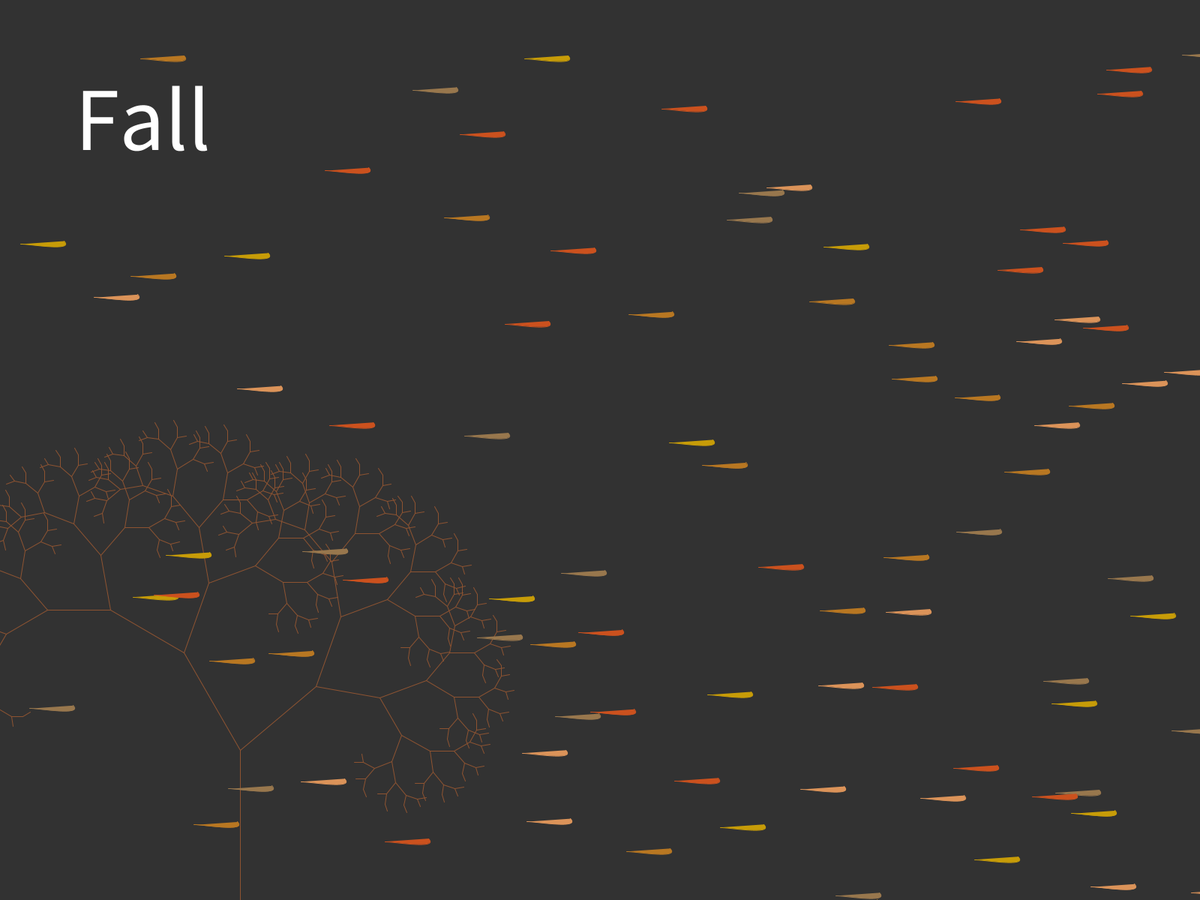
Frame 1 (no input)
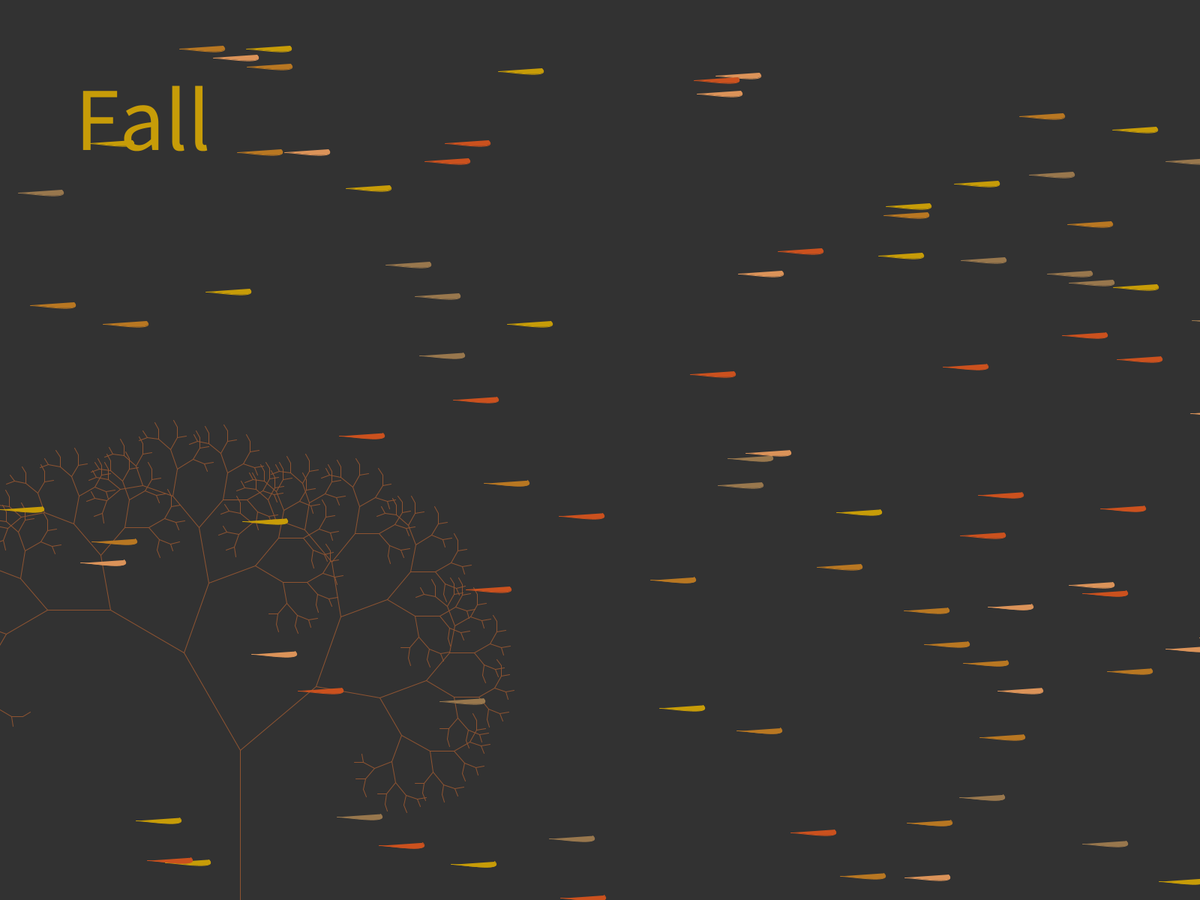
Frame 60 (the mouse pressed at the canvas centre just before this capture)
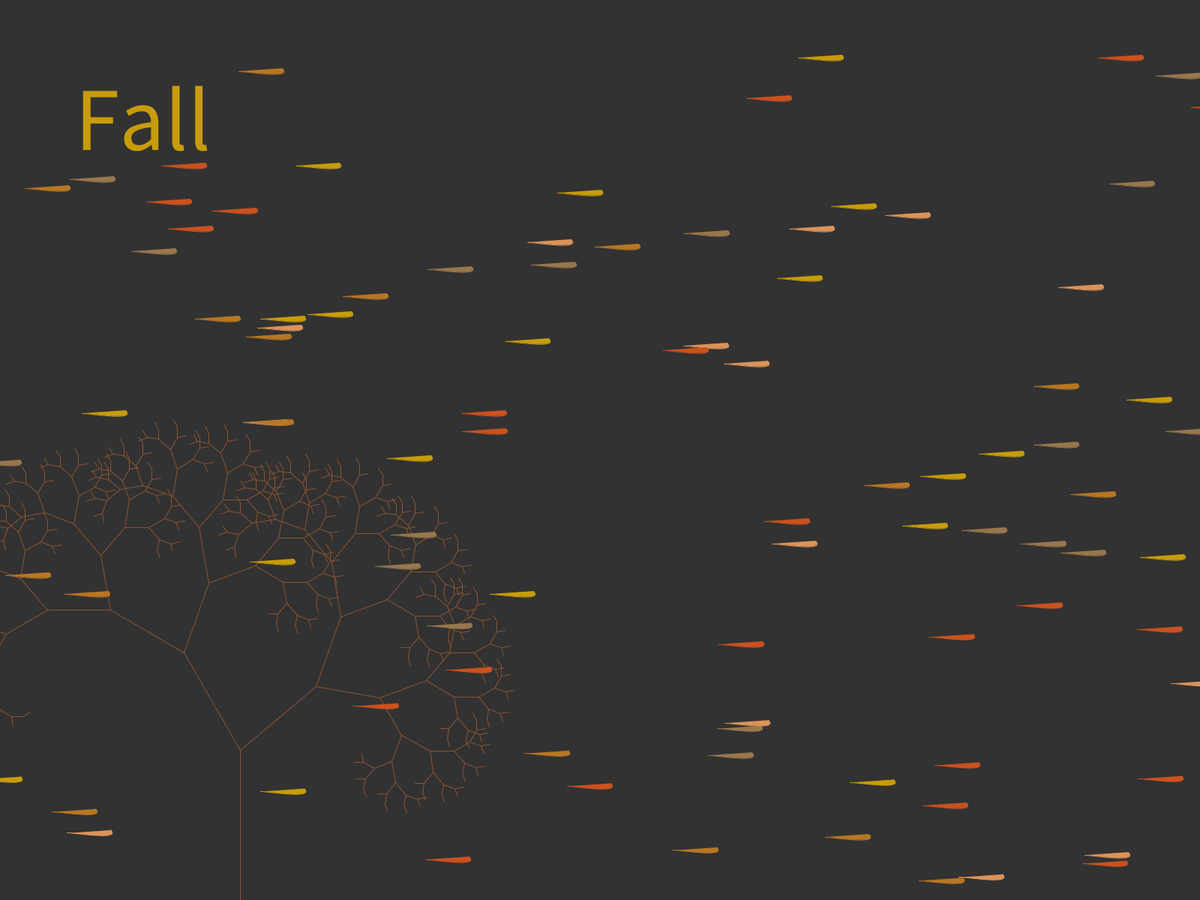
Frame 120 (the mouse held since frame 60 and released just before this capture)

The Processing sketch that drew these frames (run headless with seeded random() and noise(); from frame 60 on, the mouse is pressed at the canvas centre):

// Processing sketch: HolidaySeasons
// ── HolidaySeasons.pde
int seasons = 0;//0 is fall, 1 is transition to winter, 2 is winter, etc.
Snow[] snow = new Snow[2350];
int snowflakes = 900, raindrops = 900, hailchunks = 450, leaves = 100;

void setup(){
  fullScreen();
  addSnow(snowflakes, raindrops, hailchunks, leaves);
}

void draw(){
  background(50);
  textSize(height/10);
  switch(seasons){
    case 0://fall
      text("Fall", width/16, height/6);
      drawFallTree(width/5, height, height/6, 90);
      showFalling(snowflakes+raindrops+hailchunks, snowflakes+raindrops+hailchunks+leaves);
      break;
    case 1://transition to winter
      text("Are you sure it is still Fall?", width/16, height/6);
      drawFallTree(width/5, height, height/6, 90);
      showFalling(snowflakes+raindrops+hailchunks, snowflakes+raindrops+hailchunks+leaves);
      showFalling(0, snowflakes);
      break;
    case 2://winter
      text("Winter", width/16, height/6);
      drawWinterTree(width/6, height, height/6, 90);
      showFalling(0, snowflakes);
      break;
    case 3://transition to spring
      text("Some snow is melting!", width/16, height/6);
      drawWinterTree(width/6, height, height/6, 90);
      showFalling(0, snowflakes);
      showFalling(snowflakes, snowflakes+raindrops);
      break;
    case 4://spring
      text("Spring", width/16, height/6);
      drawSTree(width/6, height, height/6, 90);
      showFalling(snowflakes, snowflakes+raindrops);
      break;
    case 5://transition to summer
      text("It's almost warm enough to swim!", width/16, height/6);
      drawSTree(width/6, height, height/6, 90);
      showFalling(snowflakes, snowflakes+raindrops);
      showFalling(snowflakes+raindrops, snowflakes+raindrops+hailchunks);
      break;
    case 6://summer
      text("Why is it hailing in Summer?", width/16, height/6);
      drawSTree(width/6, height, height/4, 90);
      showFalling(snowflakes+raindrops, snowflakes+raindrops+hailchunks);
      break;
    case 7://transition to fall
      text("That's a nice cool breeze", width/16, height/6);
      drawSTree(width/6, height, height/4, 90);
      showFalling(snowflakes+raindrops, snowflakes+raindrops+hailchunks);
      showFalling(snowflakes+raindrops+hailchunks, snowflakes+raindrops+hailchunks+leaves);
      break;
  }seasons = frameCount%2 == 0 ? (frameCount%120==0 ? (seasons==7 ? 0 : seasons+1) : seasons) : (frameCount%120==0 ? (seasons==7 ? 0 : seasons+1) : seasons);//seasons last 120 frames, transition 120
}

void showFalling(int start, int stop){
  for(int i=start; i<stop; i++){
    snow[i].move();
    snow[i].show();
  }
}

void addSnow(int snowflakes, int raindrops, int hailchunks, int leaves){
  for(int i=0; i<snowflakes; i++){
    snow[i] = new Snowflake();
  }for(int i=snowflakes; i<snowflakes+raindrops; i++){
    snow[i] = new Rain();
  }for(int i=snowflakes+raindrops; i<snowflakes+raindrops+hailchunks; i++){
    snow[i] = new Hail();
  }for(int i=snowflakes+raindrops+hailchunks; i<snowflakes+raindrops+hailchunks+leaves; i++){
    snow[i] = new Leaf();
  }
}

void drawFallTree(float x0, float y0, float len, float angle) {
  if (len > 10) {
    stroke(142, 83, 49);
    float x1 = x0 + cos(radians(angle))*len;
    float y1 = y0 - sin(radians(angle))*len;
    line(x0, y0, x1, y1);
    drawFallTree(x1, y1, len * 0.75, angle + 30);
    drawFallTree(x1, y1, len * 0.66, angle - 50);
  }
}

void drawWinterTree(float x0, float y0, float len, float angle) {
  if (len > 2) {
    stroke(142, 83, 49);
    float x1 = x0 + cos(radians(angle))*len;
    float y1 = y0 - sin(radians(angle))*len;
    line(x0, y0, x1, y1);
    drawWinterTree(x1, y1, len * 0.75, angle + 10);
    drawWinterTree(x1, y1, len * 0.66, angle - 50);
  }
}

void drawSTree(float x0, float y0, float len, float angle) {
  if (len > 10) {
    stroke(142, 83, 49);
    float x1 = x0 + cos(radians(angle))*len;
    float y1 = y0 - sin(radians(angle))*len;
    line(x0, y0, x1, y1);
    drawSTree(x1, y1, len * 0.75, angle - 20);
    drawSTree(x1, y1, len * 0.66, angle + 20);
  }
}

// ── Hail.pde
class Hail implements Snow {
  float x = random(width);
  float y = random(height);
  float z = random(4)+8;
  float speed = 12.5;
  Hail() {
  }
  void move(){
    y+=speed;
    if(y>height){
      y = 0;
      x = random(width);
    }
  }
  
  void show(){
    noStroke();
    fill (232,252,255);
    ellipse(x,y,z,z);
  }
}

// ── Leaf.pde
class Leaf implements Snow{
  float x = random(width);
  float y = random(height);
  float z = 4;
  float speed = 6;
  int r = (int)random(5);
  float wiggle = random(2)-1;
  Leaf(){
  }
  void move(){
    y+=speed;
    x+=wiggle;
    if(y>height){
      y = 0;
      x = random(width);
      r = (int)random(5);
    }
  }
  
  void show(){
    fill(r<2?(r==0?color(219, 147, 89):color(184, 119, 34)):(r>2?(r==3?color(152, 119, 77):color(199, 156, 8)):color(203, 81, 30)));
    stroke(r<2?(r==0?color(219, 147, 89):color(184, 119, 34)):(r>2?(r==3?color(152, 119, 77):color(199, 156, 8)):color(203, 81, 30)));
    //random(2)>1 ? curve(x-60, y-30, x+20, y-30, x+60, y-50, x+50, y-10) : curve(x-60, y-30, x+20, y-30, x+60, y-50, x+50, y-10);
    //curve(x+5, y+26, x+5, y+26, x+73, y+24, x+73, y+61);
    //curve(x+5, y+26, x+73, y+24, x+73, y+61, x+15, y+65);
    curve(x-73, y-24, x+73, y+61, x+15, y+65, x+15, y+65);
  }
}

// ── Rain.pde
class Rain implements Snow{
  float x = random(width);
  float y = random(height);
  float z = 4;
  float speed = 6;
  Rain() {
  }
  void move(){
    y+=speed;
    if(y>height){
      y = 0;
      x = random(width);
    }
  }
  
  void show(){
    noStroke();
    fill (100,135,255);
    ellipse(x,y,z,z);
  }
}

// ── Snow.pde
interface Snow{
  void move();
  void show();
}

// ── Snowflake.pde
class Snowflake implements Snow{
  float x = random(width);
  float y = random(height);
  float z = random(10);
  float speed = random(5)+1;
  float wiggle = random(5)-1;
  Snowflake(){
  }
  void move(){
    y+=speed;
    x+=wiggle;
    if(y>height){
      y = 0;
      x = random(width);
    }
  }
  
  void show(){
    noStroke();
    fill (255);
    ellipse(x,y,z,z);
  }
}
